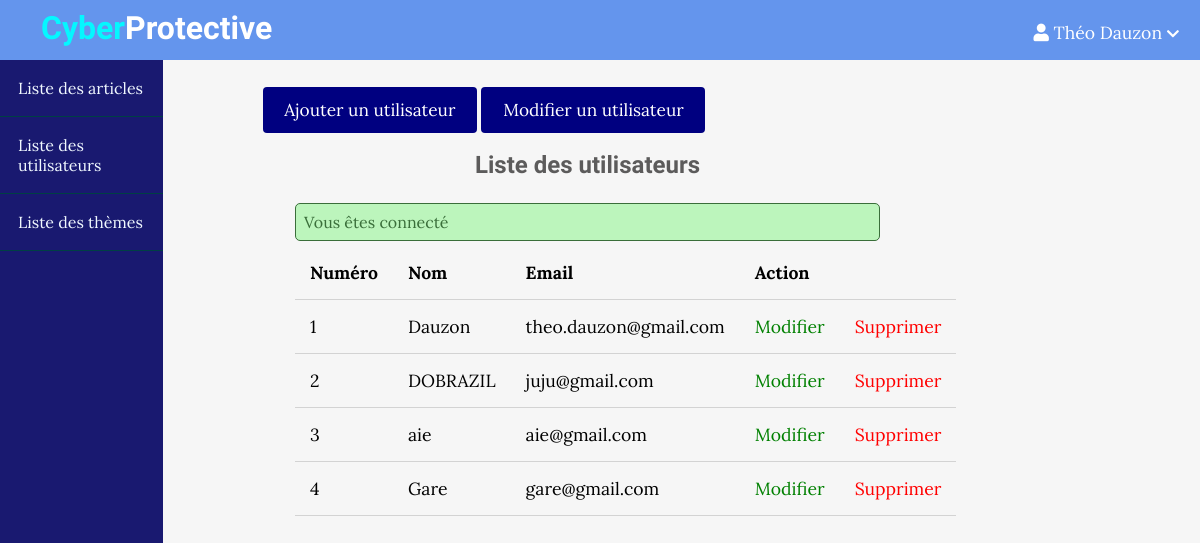
Screenshot of /admin/users/index.php (signed in) with the database file from the repository.
### tables this page shows
CREATE TABLE IF NOT EXISTS `users` (
  `id` int(11) NOT NULL AUTO_INCREMENT,
  `admin` tinyint(4) NOT NULL,
  `username` varchar(255) NOT NULL,
  `prenom` varchar(255) NOT NULL,
  `nomEntreprise` varchar(255) NOT NULL,
  `email` varchar(255) NOT NULL,
  `password` varchar(255) NOT NULL,
  `created_at` timestamp NOT NULL DEFAULT CURRENT_TIMESTAMP,
  PRIMARY KEY (`id`),
  UNIQUE KEY `email` (`email`)
);

### app/controllers/users.php (called while the page is built, shortened)
<?php
include(ROOT_PATH . "/app/database/db.php");
$table = 'users';
$admin_users = selectAll($table);

### app/database/db.php (called while the page is built, shortened)
<?php
require('connect.php');
function selectAll($table, $conditions = [])
{
    global $conn;
    $sql = "SELECT * FROM $table";
    if (empty($conditions)) {
        $stmt = $conn->prepare($sql);
        $stmt->execute();
        $records = $stmt->get_result()->fetch_all(MYSQLI_ASSOC);
        return $records;
    }
}

### admin/users/index.php (the view, shortened to what this page needs)
<?php include(ROOT_PATH . "/app/controllers/users.php");
?>
<!DOCTYPE html>
<html lang="fr">
    <head>
        <link rel="stylesheet"
            href="https://use.fontawesome.com/releases/v5.7.2/css/all.css"
>
        <link rel="stylesheet" href="../../assets/css/style.css">
        <link rel="stylesheet" href="../../assets/css/admin.css">
    </head>
    <body>
    <?php include(ROOT_PATH . "/app/includes/adminHeader.php"); ?>
        <div class="admin-wrapper">
        <?php include(ROOT_PATH . "/app/includes/adminSidebar.php"); ?>
            <div class="admin-content">
                <div class="button-group">
                    <a href="create.php" class="btn btn-big">Ajouter un utilisateur</a>
                    <a href="index.php" class="btn btn-big">Modifier un utilisateur</a>
                </div>
                <div class="content">
                    <h2 class="page-title">Liste des utilisateurs</h2>
                    <?php include(ROOT_PATH . "/app/includes/messages.php"); ?>
                    <table>
                        <thead>
                            <th>Numéro</th>
                            <th>Nom</th>
                            <th>Email</th>
                            <th colspan="2">Action</th>
                        </thead>
                        <tbody>
                            <?php foreach ($admin_users as $key => $user): ?>
                                <tr>
                                    <td><?php echo $key + 1; ?></td>
                                    <td><?php echo $user['username']; ?></td>
                                    <td><?php echo $user['email']; ?></td>
                                    <td><a href="edit.php?id=<?php echo $user['id']; ?>" class="edit">Modifier</a></td>
                                    <td><a href="index.php?delete_id=<?php echo $user['id']; ?>" class="delete">Supprimer</a></td>
                                </tr>
                            <?php endforeach; ?>
                        </tbody>
                    </table>
                </div>
            </div>
        </div>
    </body>
</html>

### assets/css/style.css (style rules this page uses)
* { box-sizing: border-box; }
html, body { height: 100%; padding: 0px; margin: 0px; background: #f6f6f6; font-family: "Lora", serif; }
h1, h2, h3, h4, h5, h6 { font-family: "Candal", serif; color: #5c5b5b; margin: 5px; }
a { text-decoration: none; color: inherit; }
.btn { padding: 0.5rem 1rem; background: #000080; color: white; border: 1px solid transparent; border-radius: 0.25rem; font-size: 1.08em; font-family: "Lora", serif; }
.btn-big { padding: 0.7rem 1.3rem; line-height: 1.3rem; }
.content { width: 90%; margin: 30px auto 30px; }

### assets/css/admin.css (style rules this page uses)
.admin-wrapper { display: flex; height: calc(100% - 66px); }
.admin-wrapper .admin-content { flex: 8; height: 100%; padding: 40px 100px 100px; overflow-y: scroll; }
.admin-content .page-title { text-align: center; margin-bottom: 1.5rem; }
table { width: 100%; border-collapse: collapse; font-size: 1.1rem; }
th, td { padding: 15px; text-align: left; border-bottom: 1px solid #d3d3d3; }
.edit { color: green; }
.delete { color: red; }

### rows the page displays
users: username "Dauzon", email "theo.dauzon@gmail.com"
users: username "DOBRAZIL", email "juju@gmail.com"
users: username "aie", email "aie@gmail.com"
users: username "Gare", email "gare@gmail.com"

### other values shown
$_SESSION['prenom'] "Théo"
$_SESSION['username'] "Dauzon"
$_SESSION['message'] "Vous êtes connecté"
